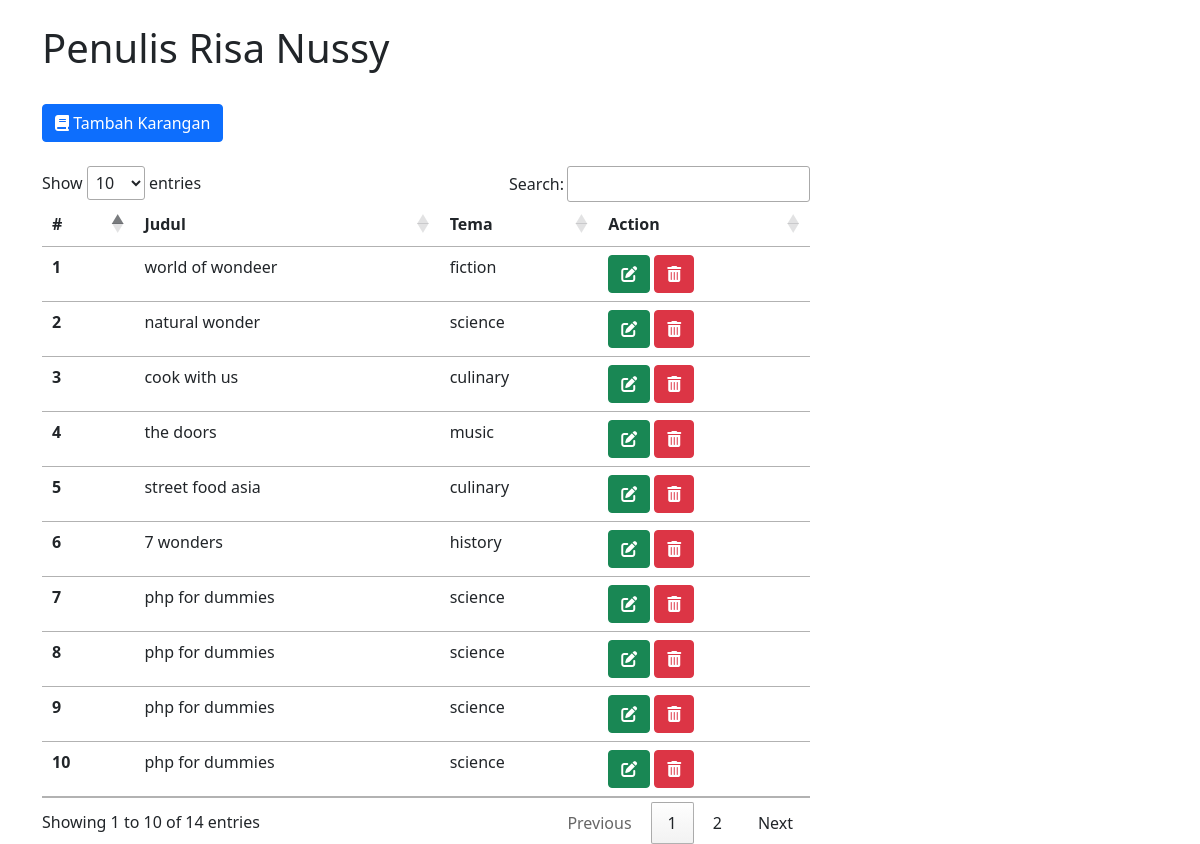
The app's page /pertemuan-8/index.php with its own data.
### tables this page shows
CREATE TABLE `user` (
  `id` int(11) NOT NULL,
  `nama` varchar(100) NOT NULL,
  `alamat` varchar(100) NOT NULL,
  `umur` int(11) NOT NULL
);

CREATE TABLE `buku` (
  `id` int(11) NOT NULL,
  `judul` varchar(255) NOT NULL,
  `tema` varchar(100) NOT NULL,
  `id_users` int(11) NOT NULL
);

### pertemuan-8/index.php (the view, shortened to what this page needs)
<?php
    $host = "localhost";
    $user = "root";
    $pass = "";
    $DB = "latihan";
    $koneksi = mysqli_connect($host,$user,$pass,$DB);
    $hasil = mysqli_query($koneksi, "SELECT * FROM user WHERE id=1");
    while($row = mysqli_fetch_assoc($hasil)){
        $id = $row["id"];
        $nama = $row["nama"];
    }
    function get_buku() {
        global $id, $buku, $koneksi, $index;
        $index = 1;
        $buku = mysqli_query($koneksi, "SELECT * FROM buku WHERE id_users=$id");
    }
    get_buku();
?>
<!doctype html>
<html lang="en">
  <head>
    <link href="https://cdn.jsdelivr.net/npm/bootstrap@5.1.3/dist/css/bootstrap.min.css" rel="stylesheet">
    <link rel="stylesheet" href="https://cdnjs.cloudflare.com/ajax/libs/font-awesome/6.4.0/css/all.min.css" />
    <link rel="stylesheet" href="https://cdn.datatables.net/1.13.4/css/jquery.dataTables.min.css">
  </head>
  <body>
<div class="container pt-4" style="padding-right:30%;">
    <h1>Penulis <?= $nama ?></h1>
    <br>
<button type="button" class="btn btn-primary" data-bs-toggle="modal" data-bs-target="#add">
  <i class="fa-solid fa-book"></i> Tambah Karangan
</button>
    <br><br>
    <table class="table caption-top" style="width:100%" id="test">
  <thead>
    <tr>
      <th scope="col">#</th>
      <th scope="col">Judul</th>
      <th scope="col">Tema</th>
      <th scope="col">Action</th>
    </tr>
  </thead>
  <tbody>
    <?php while($row = mysqli_fetch_assoc($buku)) { ?>
    <tr>
      <th><?= $index++ ?></th>
      <td><?= $row['judul'] ?></td>
      <td><?= $row['tema'] ?></td>
      <td>
            <button class="btn btn-success"data-bs-toggle="modal" data-bs-target="#edit"><i class="fa-solid fa-pen-to-square"></i></button>
            <a href="?delete=<?= $row['id']?>" class="btn btn-danger"><i class="fa-solid fa-trash-can"></i></a>
       </td>
    </tr>
    <?php } ?>
  </tbody>
</table>
</div>
  </body>
</html>

### records on screen
user: nama "Risa Nussy"
buku: judul "world of wondeer", tema "fiction"
buku: judul "natural wonder", tema "science"
buku: judul "cook with us", tema "culinary"
buku: judul "the doors", tema "music"
buku: judul "street food asia", tema "culinary"
buku: judul "7 wonders", tema "history"
buku: judul "php for dummies", tema "science"
buku: judul "php for dummies", tema "science"
buku: judul "php for dummies", tema "science"
buku: judul "php for dummies", tema "science"
